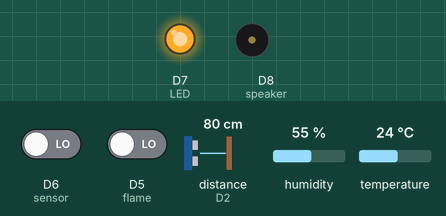
Recording of a sketch running on a simulated ESP8266 (NodeMCU). Shown: output pins drawn as LEDs (lit = HIGH), buzzer (waves = sounding). Wiring (inferred from the names in the program): ultrasonic range finder: trigger D3; echo D2. The test bench sets the inputs (shaded band); at power-on: distance to the obstacle (sensor on D2) 80 cm, D6 (sensor) LOW, D5 (flame) LOW, humidity 55 %, temperature 24 °C. The echo pulse lasts 58.3 µs per cm; WiFi joins after 1.5 s; servers stay silent unless stated; pins used as bus, display or sensor lines are not drawn; what the sketch prints to the serial monitor is not drawn.

Above: at 2.7 s.
2.8 s: distance to the obstacle (sensor on D2) set to 11 cm
8.7 s: distance to the obstacle (sensor on D2) set to 8 cm
At 10.7 s:
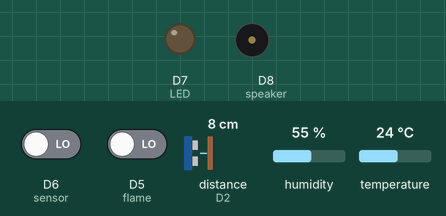
15.3 s: distance to the obstacle (sensor on D2) set to 18 cm
At 16.6 s:
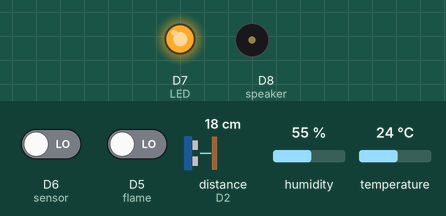
20.1 s: distance to the obstacle (sensor on D2) set to 2 cm
At 21.7 s:
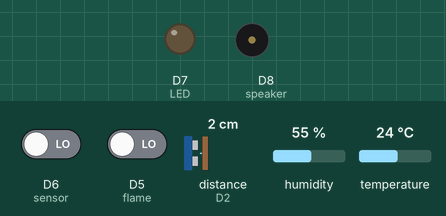
Timing chart, 0 to 23.2 s (numbered marks = the images above; inputs shaded):
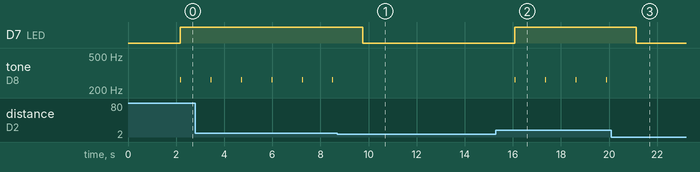

Measured:
- the behaviour switches between 10 and 9 cm on distance to the obstacle (sensor on D2) (found by bisection; images 0 and 1)
- after the input at 8.7 s, D7 (LED): HIGH → LOW after 1.1 s; tone on D8 (speaker): stops changing and stays silent
- after the input at 15.3 s, D7 (LED): LOW → HIGH after 0.78 s; tone on D8 (speaker): alternates 262 Hz for 0.02 s and silent for 1.3 s, starting after 0.78 s
- after the input at 20.1 s, D7 (LED): HIGH → LOW after 1.0 s; tone on D8 (speaker): stops changing and stays silent
- by itself, tone on D8 (speaker): alternates 262 Hz for 0.02 s and silent for 1.2 s

The sketch:

firebase1012.ino
```cpp
#include <ESP8266WiFi.h>    //ESP8266WiFi를 사용하기 위한 헤더
#include <FirebaseESP8266.h>//FirebaseESP8266를 사용하기 위한 헤더
#include <DHT.h>            //온습도를 측정하기 위한 헤더

#define WIFI_SSID "id"
#define WIFI_PASSWORD "password"

#define FIREBASE_HOST ""
#define FIREBASE_AUTH ""

FirebaseData fbdo;
FirebaseJson json;

#define ECHO D2   //에코
#define TRIG D3   //트리거
#define DATAPIN D4 //온습도 데이터 핀

DHT myDHT11(DATAPIN, DHT11);

int sensor = D6;
int LED = D7;
int speaker = D8;
int human_value, flame_value = 0;
int flame = D5;

void setup() {

  pinMode(TRIG,OUTPUT);
  pinMode(ECHO,INPUT);
  pinMode(LED, OUTPUT);   //빨간색 LED 전구
  pinMode(speaker,OUTPUT);//피에조스피커
  pinMode(sensor, INPUT); //인체감지 센서
  pinMode(flame, INPUT);  //화염감지 센서

  Serial.begin(115200);

  myDHT11.begin();

  WiFi.begin(WIFI_SSID, WIFI_PASSWORD);
  Serial.print("Connecting to Wi-Fi");
  while (WiFi.status() != WL_CONNECTED)
  {
    Serial.print(".");
    delay(300);
  }
  Serial.println();
  Serial.print("Connected with IP: ");
  Serial.println(WiFi.localIP());
  Serial.println();

  Firebase.begin(FIREBASE_HOST, FIREBASE_AUTH);
  Firebase.reconnectWiFi(true);
}
void loop()
{
  human_value = digitalRead(sensor);  //인체감지 값
  flame_value = digitalRead(flame);   //화염감지 값

  digitalWrite(TRIG,HIGH);  //트리거 신호 on
  delayMicroseconds(10);    //대기,십만분의 1초
  digitalWrite(TRIG,LOW);   //트리거 신호 off
  long distance = pulseIn(ECHO,HIGH)/58.2; //초음파 값 수치화

  int h = myDHT11.readHumidity(false);    //습도 값
  int t = myDHT11.readTemperature(false); //온도 값

  delay(500);

  if(distance >= 10) {
    if(Firebase.setInt(fbdo, "User/User_01/open", 1))
      {
        Serial.print("물체와의 거리 : ");
        Serial.println(distance);
      }

      digitalWrite(LED, 1); // LED ON
      tone(speaker, 262, 20); //speaker ON

  }

  Serial.println("======================================");
  if(distance < 10) {
    if(Firebase.setInt(fbdo, "User/User_01/open", 0))
      {
        Serial.print("물체와의 거리 : ");
        Serial.println(distance);
      }
      digitalWrite(LED, 0); // LED전구 OFF
  }

  if(human_value == HIGH) {
    if(Firebase.setInt(fbdo, "User/User_01/human", 1))
      {
        Serial.print("인체 감지 센서 on(1)/off(0) : ");
        Serial.println(human_value);
      }
  }

  if(human_value == LOW) {
    if(Firebase.setInt(fbdo, "User/User_01/human", 0))
      {
        Serial.print("인체 감지 센서 on(1)/off(0) : ");
        Serial.println(human_value);
      }
  }

  if(flame_value == HIGH) {
    if(Firebase.setInt(fbdo, "User/User_01/flame", 0))
      {
        Serial.print("화염 미감지 중 on(1)/off(0) : ");
        Serial.println(flame_value);
      }
  }

  if(flame_value == LOW) {
    if(Firebase.setInt(fbdo, "User/User_01/flame", 1))
      {
        Serial.print("화염 감지! on(1)/off(0) : ");
        Serial.println(flame_value);
      }
  }

    if(Firebase.setInt(fbdo, "User/User_01/temp", t))
      {
        Serial.print("현재 온도 : ");
        Serial.print(t);
        Serial.println("°C");
      }

    if(Firebase.setInt(fbdo, "User/User_01/humi", h))
      {
        Serial.print("현재 습도 : ");
        Serial.print(h);
        Serial.println("%");
      }

  Serial.println("======================================");
}
```
